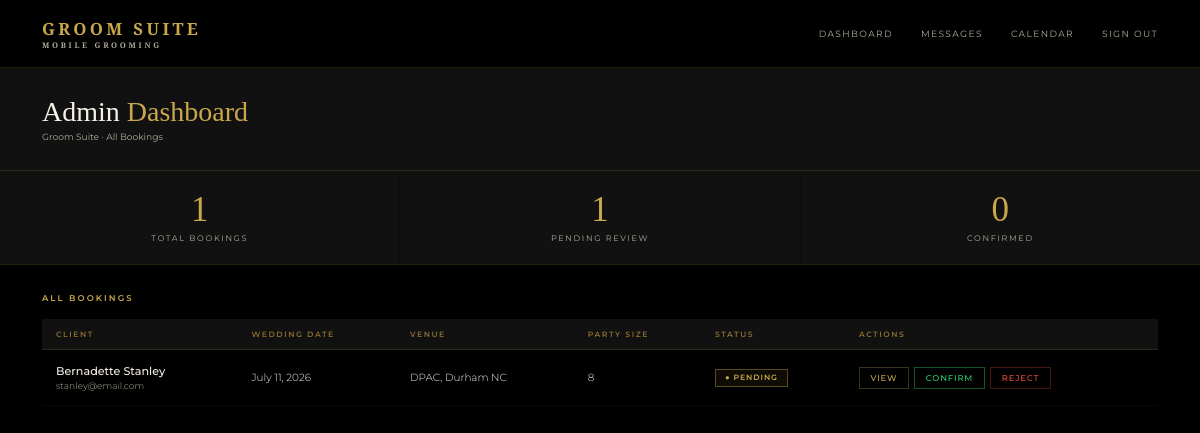
Page /admin (signed in) on the earlier database version.
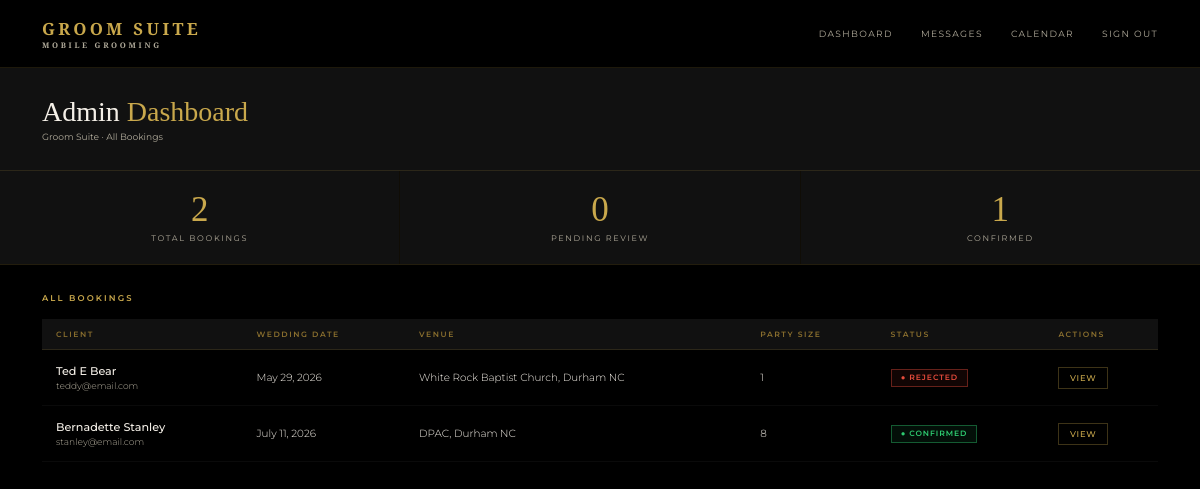
Same page on the later database version.
### models.py (models this page shows)
class Booking(db.Model):
    id = db.Column(db.Integer, primary_key=True)
    wedding_date = db.Column(db.String(50), nullable=False)
    venue = db.Column(db.String(200), nullable=False)
    start_time = db.Column(db.String(20))
    party_size = db.Column(db.Integer, default=1)
    package = db.Column(db.String(100))
    addons = db.Column(db.String(200))
    notes = db.Column(db.Text)
    status = db.Column(db.String(20), default='pending')
    created_at = db.Column(db.DateTime, default=datetime.utcnow)
    user_id = db.Column(db.Integer, db.ForeignKey('user.id'), nullable=False)
    party_members = db.relationship('PartyMember', backref='booking', lazy=True)
    messages = db.relationship('Message', backref='booking_messages', lazy=True, foreign_keys='Message.booking_id')

class User(UserMixin, db.Model):
    id = db.Column(db.Integer, primary_key=True)
    name = db.Column(db.String(100), nullable=False)
    email = db.Column(db.String(120), unique=True, nullable=False)
    password = db.Column(db.String(200), nullable=False)
    role = db.Column(db.String(20), default='client')
    phone = db.Column(db.String(20))
    password_changed = db.Column(db.Boolean, default=False)
    bookings = db.relationship('Booking', backref='client', lazy=True)

### routes.py (the view)
    @app.route('/admin')
    @login_required
    @admin_required
    def admin_dashboard():
        bookings = Booking.query.order_by(Booking.wedding_date).all()
        total = len(bookings)
        pending = len([b for b in bookings if b.status == 'pending'])
        confirmed = len([b for b in bookings if b.status == 'confirmed'])
        from collections import Counter
        date_counts = Counter(b.wedding_date for b in bookings)
        conflict_dates = {date for date, count in date_counts.items() if count > 1}
        return render_template('admin/dashboard.html',
            bookings=bookings,
            total=total,
            pending=pending,
            confirmed=confirmed,
            conflict_dates=conflict_dates)

### app.py (called while the page is built)
@app.template_filter('format_date')
def format_date(value):
    try:
        return datetime.strptime(value, '%Y-%m-%d').strftime('%B %d, %Y')
    except:
        return value

### auth.py (called while the page is built)
def register_routes(app, login_manager):
    @login_manager.user_loader
    def load_user(user_id):
        return db.session.get(User, int(user_id))
    @app.route('/login', methods=['GET', 'POST'])
    def login():
        if request.method == 'POST':
            email = request.form.get('email')
            password = request.form.get('password')
            user = User.query.filter_by(email=email).first()
            if user and check_password_hash(user.password, password):
                login_user(user)
                if user.role == 'admin':
                    return redirect(url_for('index'))
                return redirect(url_for('portal'))
            flash('Invalid email or password')
        return render_template('login.html')
    @app.route('/logout')
    @login_required
    def logout():
        logout_user()
        return redirect(url_for('index'))

### routes.py (called while the page is built)
def admin_required(f):
    @wraps(f)
    def decorated_function(*args, **kwargs):
        if not current_user.is_authenticated or current_user.role != 'admin':
            return redirect(url_for('index'))
        return f(*args, **kwargs)
    return decorated_function

### templates/admin/dashboard.html (shortened to what this page needs)
{% extends 'base.html' %}
{% block content %}
<div class="admin-header">
  <div>
    <h1 class="admin-title">Admin <span>Dashboard</span></h1>
    <p class="admin-meta">Groom Suite · All Bookings</p>
  </div>
</div>
<div class="stats-bar">
  <div class="stat-card">
    <div class="stat-value">{{ total }}</div>
    <div class="stat-label">Total Bookings</div>
  </div>
  <div class="stat-card">
    <div class="stat-value">{{ pending }}</div>
    <div class="stat-label">Pending Review</div>
  </div>
  <div class="stat-card">
    <div class="stat-value">{{ confirmed }}</div>
    <div class="stat-label">Confirmed</div>
  </div>
</div>
<div class="admin-body">
  <div class="table-header">
    <div class="table-title">All Bookings</div>
  </div>
  {% if bookings %}
  <table class="bookings-table">
    <thead>
      <tr>
        <th>Client</th>
        <th>Wedding Date</th>
        <th>Venue</th>
        <th>Party Size</th>
        <th>Status</th>
        <th>Actions</th>
      </tr>
    </thead>
    <tbody>
      {% for booking in bookings %}
      <tr class="{% if booking.wedding_date in conflict_dates %}conflict-row{% endif %}">
        <td>
          <div class="client-name">{{ booking.client.name }}</div>
          <div class="client-email">{{ booking.client.email }}</div>
        </td>
        <td>{{ booking.wedding_date | format_date }}</td>
        <td>{{ booking.venue }}</td>
        <td>{{ booking.party_size }}</td>
        <td>
          <span class="badge badge-{{ booking.status }}">
            ● {{ booking.status|capitalize }}
          </span>
        </td>
        <td>
          <div class="action-btns">
            <a href="{{ url_for('booking_detail', id=booking.id) }}" class="action-btn action-view">
              View
              {% set unread = booking.messages | selectattr('read', 'equalto', False) | selectattr('sender_id', 'ne', current_user.id) | list | length %}
            </a>
            {% if booking.status == 'pending' %}
            <a href="{{ url_for('confirm_booking', id=booking.id) }}" class="action-btn action-confirm">Confirm</a>
            <a href="{{ url_for('reject_booking', id=booking.id) }}" class="action-btn action-reject">Reject</a>
            {% endif %}
          </div>
        </td>
      </tr>
      {% endfor %}
    </tbody>
  </table>
  {% else %}
  <div class="empty-state">
    <p>No bookings yet. They'll appear here once clients submit inquiries.</p>
  </div>
  {% endif %}
</div>
{% endblock %}

### templates/base.html (shortened to what this page needs)
<!DOCTYPE html>
<html lang="en">
<head>
  <link rel="stylesheet" href="{{ url_for('static', filename='css/style.css') }}?v={{ range(1, 99999) | random }}">
</head>
<body>
  <nav class="navbar">
    <div class="nav-logo">Groom Suite <span>Mobile Grooming</span></div>
    <div class="nav-links">
      {% if current_user.is_authenticated %}
        {% if current_user.role == 'admin' %}
          <a href="{{ url_for('admin_dashboard') }}">Dashboard</a>
          <a href="{{ url_for('admin_dashboard') }}">Messages {% if unread_count > 0 %}<span class="unread-badge">{{ unread_count }}</span>{% endif %}</a>
          <a href="{{ url_for('admin_calendar') }}">Calendar</a>
        {% else %}
          <a href="{{ url_for('portal') }}">My Booking</a>
          <a href="{{ url_for('portal_messages') }}">Messages {% if unread_count > 0 %}<span class="unread-badge">{{ unread_count }}</span>{% endif %}</a>
        {% endif %}
        <a href="{{ url_for('logout') }}">Sign Out</a>
      {% else %}
        <a href="{{ url_for('index') }}">Home</a>
        <a href="{{ url_for('inquiry') }}">Book Now</a>
        <a href="{{ url_for('login') }}">Login</a>
      {% endif %}
    </div>
  </nav>
  {% block content %}{% endblock %}
</body>
</html>

### static/css/style.css (style rules this page uses)
*, *::before, *::after { box-sizing: border-box; margin: 0; padding: 0; }
:root { --gold: #C9A84C; --gold-light: #E8C96A; --gold-dim: #8a6f2e; --black: #000000; --black-2: #111111; --black-3: #1A1A1A; --black-5: #2C2C2C; --white: #F5F0E8; --white-dim: #b0aa9a; --font-display: 'Cormorant Garamond', serif; --font-body: 'Montserrat', sans-serif; }
html { font-size: 14px; }
body { font-family: var(--font-body); background: var(--black); color: var(--white); min-height: 100vh; }
.navbar { display: flex; align-items: center; justify-content: space-between; padding: 1.2rem 3rem; background: rgba(0,0,0,0.95); border-bottom: 1px solid rgba(201,168,76,0.15); position: sticky; top: 0; z-index: 100; }
.nav-logo { font-family: var(--font-display); font-size: 1.2rem; font-weight: 600; color: var(--gold); letter-spacing: 0.2em; text-transform: uppercase; }
.nav-logo span { display: block; font-size: 0.55rem; letter-spacing: 0.35em; color: var(--white-dim); }
.nav-links { display: flex; gap: 2rem; }
.nav-links a { font-size: 0.65rem; letter-spacing: 0.15em; text-transform: uppercase; color: var(--white-dim); text-decoration: none; transition: color 0.2s; }
.admin-header { padding: 2rem 3rem; background: var(--black-2); border-bottom: 1px solid rgba(201,168,76,0.15); display: flex; align-items: center; justify-content: space-between; }
.admin-title { font-family: var(--font-display); font-size: 2rem; font-weight: 300; }
.admin-title span { color: var(--gold); }
.admin-meta { font-size: 0.65rem; color: var(--white-dim); margin-top: 0.25rem; }
.stats-bar { display: grid; grid-template-columns: repeat(3, 1fr); gap: 1px; background: rgba(201,168,76,0.08); border-bottom: 1px solid rgba(201,168,76,0.1); }
.stat-card { background: var(--black-2); padding: 1.5rem 2rem; text-align: center; }
.stat-value { font-family: var(--font-display); font-size: 2.5rem; font-weight: 300; color: var(--gold); line-height: 1; }
.stat-label { font-size: 0.58rem; letter-spacing: 0.2em; text-transform: uppercase; color: var(--white-dim); margin-top: 0.4rem; }
.admin-body { padding: 2rem 3rem; }
.table-header { display: flex; align-items: center; justify-content: space-between; margin-bottom: 1.2rem; }
.table-title { font-size: 0.6rem; letter-spacing: 0.25em; text-transform: uppercase; color: var(--gold); font-weight: 600; }
.bookings-table { width: 100%; border-collapse: collapse; font-size: 0.74rem; }
.bookings-table th { text-align: left; font-size: 0.55rem; letter-spacing: 0.2em; text-transform: uppercase; color: var(--gold-dim); font-weight: 600; padding: 0.75rem 1rem; border-bottom: 1px solid rgba(201,168,76,0.15); background: var(--black-2); }
.bookings-table td { padding: 1rem; border-bottom: 1px solid rgba(255,255,255,0.04); color: var(--white); font-weight: 300; }
.client-name { font-weight: 500; font-size: 0.8rem; }
.client-email { font-size: 0.65rem; color: var(--white-dim); margin-top: 2px; }
.badge { display: inline-flex; align-items: center; gap: 0.3rem; padding: 0.25rem 0.65rem; font-size: 0.55rem; letter-spacing: 0.12em; text-transform: uppercase; font-weight: 600; border: 1px solid; }
.badge-confirmed { border-color: rgba(46,204,113,0.4); color: #2ecc71; background: rgba(46,204,113,0.07); }
.badge-rejected { border-color: rgba(231,76,60,0.4); color: #e74c3c; background: rgba(231,76,60,0.07); }
.action-btns { display: flex; gap: 0.4rem; flex-wrap: wrap; }
.action-btn { padding: 0.35rem 0.75rem; font-size: 0.6rem; letter-spacing: 0.1em; text-transform: uppercase; font-family: var(--font-body); font-weight: 500; border: 1px solid; background: transparent; cursor: pointer; transition: all 0.15s; text-decoration: none; display: inline-block; }
.action-view { border-color: rgba(201,168,76,0.3); color: var(--gold); }

Differences in the rows shown:
added Booking: client.name "Ted E Bear", client.email "teddy@email.com", wedding_date "May 29, 2026", venue "White Rock Baptist Church, Durham NC", party_size "1", status "REJECTED"
changed Booking "DPAC, Durham NC": status "PENDING" → "CONFIRMED"; no longer shows "CONFIRM REJECT"
Other differences:
{{ total }}: "1" → "2"
{{ pending }}: "1" → "0"
{{ confirmed }}: "0" → "1"
